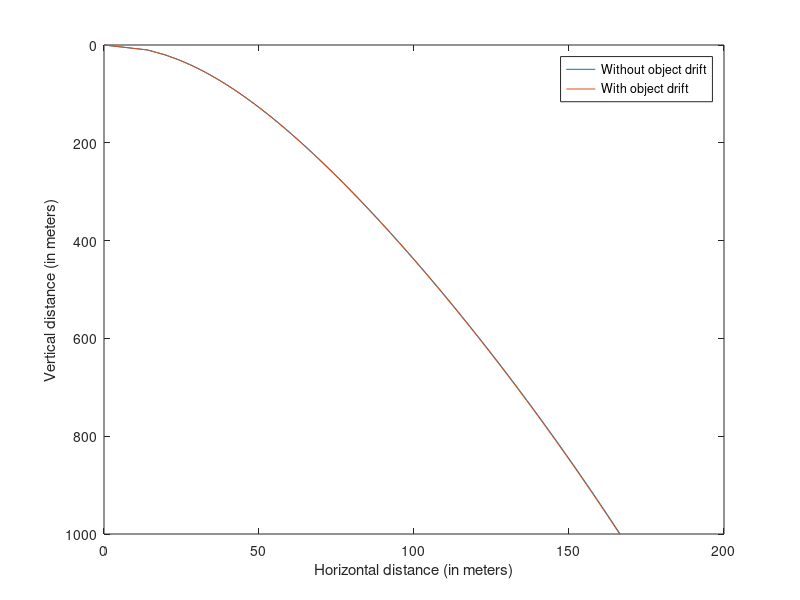

The MATLAB script that drew this image:
g=9.8;
u=input('enter the  value of plane speed ');
y= linspace(0,1000,100);
theta=input('Enter the angle of the wind to the plane (in degrees): ');
w=input('enter the value of wind speed ');
vw=w*cosd(theta);
vwsin=w*sind(theta);
alpha=atand(vwsin/(u+vw));
k=0.004;
x1=(1/k)*(log(1+(u+vw)*sqrt(k/g)*acosh(exp(k*y))));
x2=(cosd(alpha)/k)*(log(1+(u+vw)*sqrt(k/g)*acosh(exp(k*y))));
%y=(1/k)*(log(cosh(sqrt(g/k))*(1/(u+vw))*(exp(k*x)-1)));
%y1=(1/k)*(log(cosh(sqrt(g/k))*(1/(u+vw))*(exp(k*x*secd(alpha))-1)));
h1=axes;
plot(x1,y,x2,y);
set(gca,'YDir','reverse');
xlabel('Horizontal distance (in meters)');
ylabel('Vertical distance (in meters)');
legend('Without object drift','With object drift');